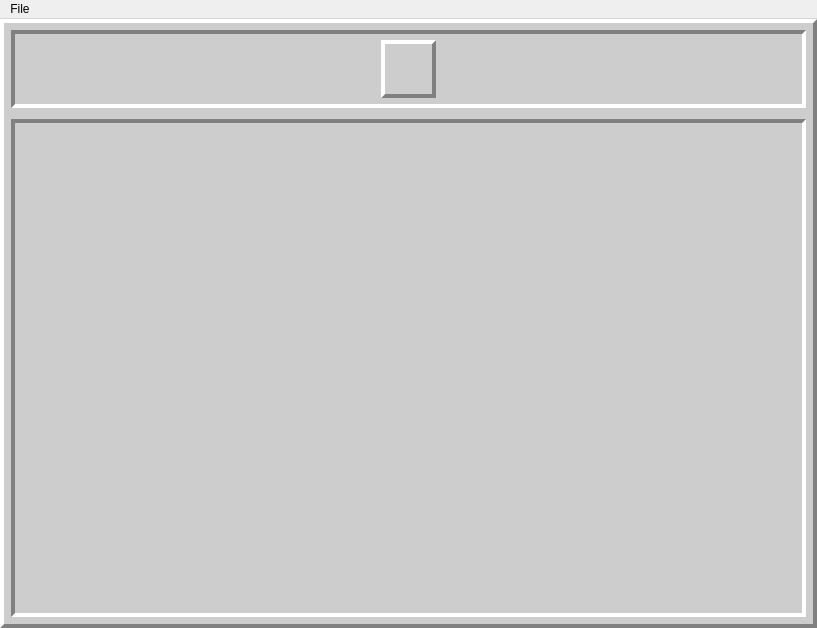
<?xml version="1.0" encoding="UTF-8"?>
<ui version="4.0">
 <class>GameWindow</class>
 <widget class="QMainWindow" name="GameWindow">
  <property name="geometry">
   <rect>
    <x>0</x>
    <y>0</y>
    <width>817</width>
    <height>628</height>
   </rect>
  </property>
  <property name="sizePolicy">
   <sizepolicy hsizetype="Fixed" vsizetype="Fixed">
    <horstretch>0</horstretch>
    <verstretch>0</verstretch>
   </sizepolicy>
  </property>
  <property name="windowTitle">
   <string>Minesweeper</string>
  </property>
  <widget class="QWidget" name="root">
   <property name="sizePolicy">
    <sizepolicy hsizetype="Preferred" vsizetype="Preferred">
     <horstretch>0</horstretch>
     <verstretch>0</verstretch>
    </sizepolicy>
   </property>
   <property name="styleSheet">
    <string notr="true">QWidget#root_grid {
	border: 0px solid gray;
    border-right: 4px solid gray;
	border-bottom: 4px solid gray;
	border-top: 4px solid white;
	border-left: 4px solid white;
    background-color: rgb(205, 205, 205);
}

QWidget#board_widget {
	margin: 0px 11px 11px 11px;
	border: 0px solid gray;
    border-top: 4px solid gray;
	border-left: 4px solid gray;
	border-right: 4px solid white;
	border-bottom: 4px solid white;
    background-color: rgb(205, 205, 205);
    color: rgb(0, 0, 0);
}

QWidget#control_widget {
	margin: 11px 11px 11px 11px;
	border: 0px solid gray;
    border-top: 4px solid gray;
	border-left: 4px solid gray;
	border-right: 4px solid white;
	border-bottom: 4px solid white;
    background-color: rgb(205, 205, 205);
    color: rgb(0, 0, 0);
}

QPushButton#ctrl_button_restart {
    border: 0px solid gray;
    border-right: 4px solid gray;
	border-bottom: 4px solid gray;
	border-top: 4px solid white;
	border-left: 4px solid white;
    background-color: rgb(205, 205, 205);
	margin-top: 21px;
	margin-bottom: 21px;
    color: rgb(0, 0, 0);
}
        
QPushButton#ctrl_button_restart:pressed {
	border: 0px solid gray;
    border-right: 4px solid white;
	border-bottom: 4px solid white;
	border-top: 4px solid gray;
	border-left: 4px solid gray;
    background-color: rgb(205, 205, 205);
    color: rgb(0, 0, 0);
}</string>
   </property>
   <layout class="QGridLayout" name="root_layout">
    <property name="leftMargin">
     <number>0</number>
    </property>
    <property name="topMargin">
     <number>0</number>
    </property>
    <property name="rightMargin">
     <number>0</number>
    </property>
    <property name="bottomMargin">
     <number>0</number>
    </property>
    <property name="spacing">
     <number>0</number>
    </property>
    <item row="0" column="0">
     <widget class="QWidget" name="root_grid" native="true">
      <property name="styleSheet">
       <string notr="true"/>
      </property>
      <layout class="QGridLayout" name="root_grid_layout" rowstretch="0,0">
       <property name="leftMargin">
        <number>0</number>
       </property>
       <property name="topMargin">
        <number>0</number>
       </property>
       <property name="rightMargin">
        <number>0</number>
       </property>
       <property name="bottomMargin">
        <number>0</number>
       </property>
       <property name="spacing">
        <number>0</number>
       </property>
       <item row="1" column="0">
        <widget class="QWidget" name="board_widget" native="true">
         <property name="sizePolicy">
          <sizepolicy hsizetype="MinimumExpanding" vsizetype="MinimumExpanding">
           <horstretch>0</horstretch>
           <verstretch>0</verstretch>
          </sizepolicy>
         </property>
         <property name="font">
          <font/>
         </property>
         <layout class="QGridLayout" name="board_widget_layout">
          <property name="leftMargin">
           <number>16</number>
          </property>
          <property name="topMargin">
           <number>8</number>
          </property>
          <property name="rightMargin">
           <number>16</number>
          </property>
          <property name="bottomMargin">
           <number>24</number>
          </property>
         </layout>
        </widget>
       </item>
       <item row="0" column="0">
        <widget class="QWidget" name="control_widget" native="true">
         <property name="sizePolicy">
          <sizepolicy hsizetype="Preferred" vsizetype="Preferred">
           <horstretch>0</horstretch>
           <verstretch>0</verstretch>
          </sizepolicy>
         </property>
         <property name="minimumSize">
          <size>
           <width>0</width>
           <height>100</height>
          </size>
         </property>
         <property name="maximumSize">
          <size>
           <width>16777215</width>
           <height>100</height>
          </size>
         </property>
         <layout class="QGridLayout" name="control_widget_layout" columnstretch="0,1,0,1">
          <property name="sizeConstraint">
           <enum>QLayout::SizeConstraint::SetMaximumSize</enum>
          </property>
          <property name="leftMargin">
           <number>0</number>
          </property>
          <property name="topMargin">
           <number>0</number>
          </property>
          <property name="rightMargin">
           <number>0</number>
          </property>
          <property name="bottomMargin">
           <number>0</number>
          </property>
          <item row="0" column="2">
           <widget class="QPushButton" name="ctrl_button_restart">
            <property name="sizePolicy">
             <sizepolicy hsizetype="Preferred" vsizetype="Preferred">
              <horstretch>0</horstretch>
              <verstretch>0</verstretch>
             </sizepolicy>
            </property>
            <property name="minimumSize">
             <size>
              <width>55</width>
              <height>55</height>
             </size>
            </property>
            <property name="maximumSize">
             <size>
              <width>1000</width>
              <height>1000</height>
             </size>
            </property>
            <property name="text">
             <string/>
            </property>
           </widget>
          </item>
          <item row="0" column="1">
           <spacer name="ctrl_spacer_left">
            <property name="orientation">
             <enum>Qt::Orientation::Horizontal</enum>
            </property>
            <property name="sizeHint" stdset="0">
             <size>
              <width>40</width>
              <height>20</height>
             </size>
            </property>
           </spacer>
          </item>
          <item row="0" column="3">
           <spacer name="ctrl_spacer_right">
            <property name="orientation">
             <enum>Qt::Orientation::Horizontal</enum>
            </property>
            <property name="sizeType">
             <enum>QSizePolicy::Policy::Preferred</enum>
            </property>
            <property name="sizeHint" stdset="0">
             <size>
              <width>40</width>
              <height>20</height>
             </size>
            </property>
           </spacer>
          </item>
         </layout>
        </widget>
       </item>
      </layout>
     </widget>
    </item>
   </layout>
  </widget>
  <widget class="QMenuBar" name="menu">
   <property name="geometry">
    <rect>
     <x>0</x>
     <y>0</y>
     <width>817</width>
     <height>24</height>
    </rect>
   </property>
   <widget class="QMenu" name="menu_file">
    <property name="title">
     <string>File</string>
    </property>
    <addaction name="file_about"/>
    <addaction name="file_options"/>
    <addaction name="separator"/>
    <addaction name="file_open"/>
    <addaction name="file_save"/>
    <addaction name="file_save_as"/>
   </widget>
   <addaction name="menu_file"/>
  </widget>
  <action name="file_about">
   <property name="text">
    <string>About</string>
   </property>
  </action>
  <action name="file_save">
   <property name="text">
    <string>Save</string>
   </property>
  </action>
  <action name="file_save_as">
   <property name="text">
    <string>Save as...</string>
   </property>
  </action>
  <action name="file_open">
   <property name="text">
    <string>Open</string>
   </property>
  </action>
  <action name="file_options">
   <property name="text">
    <string>Preferences</string>
   </property>
  </action>
 </widget>
 <resources/>
 <connections/>
</ui>
